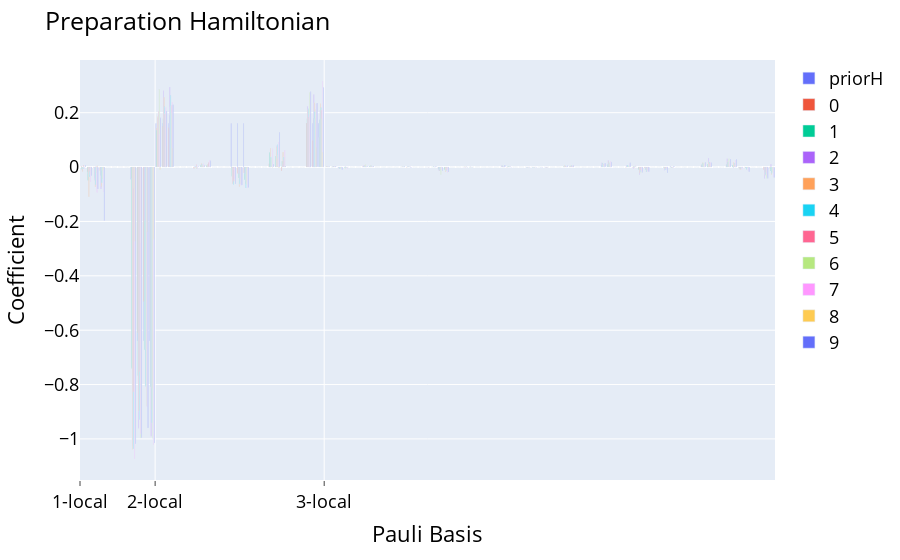

This figure's notebook cell:
### Code cell
timestep = -1
compare_preparations(gibbsresults,[f"{i}" for i in range(len(gibbsresults))],timestep).show()
print(f"VarQITE prepares a state with infidelity {1-gibbsresults[0].fidelity(timestep):.3e} with respect to the original state")

### Figure 1 — Plotly figure (JSON) as saved in the notebook; plotly's stock layout.template omitted (floating-point values rounded to 4 significant figures)
{"data": [{"alignmentgroup": "True", "hovertemplate": "<b>%{hovertext}</b><br><br>variable=priorH<br>Pauli Basis=%{x}<br>value=%{y}<extra></extra>", "hovertext": ["XIII", "IXII", "IIXI", "IIIX", "YIII", "IYII", "IIYI", "IIIY", "ZIII", "IZII", "IIZI", "IIIZ", "XXII", "IXXI", "IIXX", "XYII", "IXYI", "IIXY", "XZII", "IXZI", "IIXZ", "YXII", "IYXI", "IIYX", "YYII", "IYYI", "IIYY", "YZII", "IYZI", "IIYZ", "ZXII", "IZXI", "IIZX", "ZYII", "IZYI", "IIZY", "ZZII", "IZZI", "IIZZ", "XIXI", "IXIX", "XXXI", "IXXX", "XYXI", "IXYX", "XZXI", "IXZX", "XIYI", "IXIY", "XXYI", "IXXY", "XYYI", "IXYY", "XZYI", "IXZY", "XIZI", "IXIZ", "XXZI", "IXXZ", "XYZI", "IXYZ", "XZZI", "IXZZ", "YIXI", "IYIX", "YXXI", "IYXX", "YYXI", "IYYX", "YZXI", "IYZX", "YIYI", "IYIY", "YXYI", "IYXY", "YYYI", "IYYY", "YZYI", "IYZY", "YIZI", "IYIZ", "YXZI", "IYXZ", "YYZI", "IYYZ", "YZZI", "IYZZ", "ZIXI", "IZIX", "ZXXI", "IZXX", "ZYXI", "IZYX", "ZZXI", "IZZX", "ZIYI", "IZIY", "ZXYI", "IZXY", "ZYYI", "IZYY", "ZZYI", "IZZY", "ZIZI", "IZIZ", "ZXZI", "IZXZ", "ZYZI", "IZYZ", "ZZZI", "IZZZ"], "legendgroup": "priorH", "marker": {"color": "#636efa", "pattern": {"shape": ""}}, "name": "priorH", "offsetgroup": "priorH", "orientation": "v", "showlegend": true, "textposition": "auto", "type": "bar", "x": [0, 1, 2, 3, 4, 5, 6, 7, 8, 9, 10, 11, 12, 13, 14, 15, 16, 17, 18, 19, 20, 21, 22, 23, 24, 25, 26, 27, 28, 29, 30, 31, 32, 33, 34, 35, 36, 37, 38, 39, 40, 41, 42, 43, 44, 45, 46, 47, 48, 49, 50, 51, 52, 53, 54, 55, 56, 57, 58, 59, 60, 61, 62, 63, 64, 65, 66, 67, 68, 69, 70, 71, 72, 73, 74, 75, 76, 77, 78, 79, 80, 81, 82, 83, 84, 85, 86, 87, 88, 89, 90, 91, 92, 93, 94, 95, 96, 97, 98, 99, 100, 101, 102, 103, 104, 105, 106, 107, 108, 109, 110], "xaxis": "x", "y": [0, 0, 0, 0, 0, 0, 0, 0, -0.04456, -0.64, -0.64, -0.64, 0.16, 0.16, 0.16, 0, 0, 0, 0, 0, 0, 0, 0, 0, 0.16, 0.16, 0.16, 0, 0, 0, 0, 0, 0, 0, 0, 0, 0.16, 0.16, 0.16, 0, 0, 0, 0, 0, 0, 0, 0, 0, 0, 0, 0, 0, 0, 0, 0, 0, 0, 0, 0, 0, 0, 0, 0, 0, 0, 0, 0, 0, 0, 0, 0, 0, 0, 0, 0, 0, 0, 0, 0, 0, 0, 0, 0, 0, 0, 0, 0, 0, 0, 0, 0, 0, 0, 0, 0, 0, 0, 0, 0, 0, 0, 0, 0, 0, 0, 0, 0, 0, 0, 0, 0], "yaxis": "y"}, {"alignmentgroup": "True", "hovertemplate": "<b>%{hovertext}</b><br><br>variable=0<br>Pauli Basis=%{x}<br>value=%{y}<extra></extra>", "hovertext": ["XIII", "IXII", "IIXI", "IIIX", "YIII", "IYII", "IIYI", "IIIY", "ZIII", "IZII", "IIZI", "IIIZ", "XXII", "IXXI", "IIXX", "XYII", "IXYI", "IIXY", "XZII", "IXZI", "IIXZ", "YXII", "IYXI", "IIYX", "YYII", "IYYI", "IIYY", "YZII", "IYZI", "IIYZ", "ZXII", "IZXI", "IIZX", "ZYII", "IZYI", "IIZY", "ZZII", "IZZI", "IIZZ", "XIXI", "IXIX", "XXXI", "IXXX", "XYXI", "IXYX", "XZXI", "IXZX", "XIYI", "IXIY", "XXYI", "IXXY", "XYYI", "IXYY", "XZYI", "IXZY", "XIZI", "IXIZ", "XXZI", "IXXZ", "XYZI", "IXYZ", "XZZI", "IXZZ", "YIXI", "IYIX", "YXXI", "IYXX", "YYXI", "IYYX", "YZXI", "IYZX", "YIYI", "IYIY", "YXYI", "IYXY", "YYYI", "IYYY", "YZYI", "IYZY", "YIZI", "IYIZ", "YXZI", "IYXZ", "YYZI", "IYYZ", "YZZI", "IYZZ", "ZIXI", "IZIX", "ZXXI", "IZXX", "ZYXI", "IZYX", "ZZXI", "IZZX", "ZIYI", "IZIY", "ZXYI", "IZXY", "ZYYI", "IZYY", "ZZYI", "IZZY", "ZIZI", "IZIZ", "ZXZI", "IZXZ", "ZYZI", "IZYZ", "ZZZI", "IZZZ"], "legendgroup": "0", "marker": {"color": "#EF553B", "pattern": {"shape": ""}}, "name": "0", "offsetgroup": "0", "orientation": "v", "showlegend": true, "textposition": "auto", "type": "bar", "x": [0, 1, 2, 3, 4, 5, 6, 7, 8, 9, 10, 11, 12, 13, 14, 15, 16, 17, 18, 19, 20, 21, 22, 23, 24, 25, 26, 27, 28, 29, 30, 31, 32, 33, 34, 35, 36, 37, 38, 39, 40, 41, 42, 43, 44, 45, 46, 47, 48, 49, 50, 51, 52, 53, 54, 55, 56, 57, 58, 59, 60, 61, 62, 63, 64, 65, 66, 67, 68, 69, 70, 71, 72, 73, 74, 75, 76, 77, 78, 79, 80, 81, 82, 83, 84, 85, 86, 87, 88, 89, 90, 91, 92, 93, 94, 95, 96, 97, 98, 99, 100, 101, 102, 103, 104, 105, 106, 107, 108, 109, 110], "xaxis": "x", "y": [0.003039, -0.01755, -0.001734, -0.01278, 0, 0, 0, 0, -0.0398, -0.6094, -0.4933, -0.6001, 0.1432, 0.1489, 0.1446, 0, 0, 0, -0.004323, 0.003372, 0.002373, 0, 0, 0, -0.00185, -0.02278, -0.02221, 0, 0, 0, 0.01252, 0.004275, -0.01357, 0, 0, 0, 0.1608, 0.09803, 0.1101, 0.0002534, 0.0003556, -0.0001468, 0.0004468, 0, 0, 0.003162, 0.002002, 0, 0, 0, 0, -6.817e-05, -0.0001797, 0, 0, -0.0001084, 9.358e-05, -0.004829, -0.003853, 0, 0, 0.0003476, -8.263e-05, 0, 0, 0, 0, 7.76e-06, -0.000588, 0, 0, -0.0001639, -0.0001616, -8.66e-06, 3.789e-05, 0, 0, 0.000151, 0.001224, 0, 0, 0, 0, 0.0004972, 0.004883, 0, 0, -0.0002805, -0.0005164, -0.007248, -0.003382, 0, 0, -3.376e-05, 0.0006183, 0, 0, 0, 0, 0.00572, 0.004233, 0, 0, 0.004438, 0.001649, -0.0007306, -0.000219, 0, 0, -0.008455, -0.004022], "yaxis": "y"}, {"alignmentgroup": "True", "hovertemplate": "<b>%{hovertext}</b><br><br>variable=1<br>Pauli Basis=%{x}<br>value=%{y}<extra></extra>", "hovertext": ["XIII", "IXII", "IIXI", "IIIX", "YIII", "IYII", "IIYI", "IIIY", "ZIII", "IZII", "IIZI", "IIIZ", "XXII", "IXXI", "IIXX", "XYII", "IXYI", "IIXY", "XZII", "IXZI", "IIXZ", "YXII", "IYXI", "IIYX", "YYII", "IYYI", "IIYY", "YZII", "IYZI", "IIYZ", "ZXII", "IZXI", "IIZX", "ZYII", "IZYI", "IIZY", "ZZII", "IZZI", "IIZZ", "XIXI", "IXIX", "XXXI", "IXXX", "XYXI", "IXYX", "XZXI", "IXZX", "XIYI", "IXIY", "XXYI", "IXXY", "XYYI", "IXYY", "XZYI", "IXZY", "XIZI", "IXIZ", "XXZI", "IXXZ", "XYZI", "IXYZ", "XZZI", "IXZZ", "YIXI", "IYIX", "YXXI", "IYXX", "YYXI", "IYYX", "YZXI", "IYZX", "YIYI", "IYIY", "YXYI", "IYXY", "YYYI", "IYYY", "YZYI", "IYZY", "YIZI", "IYIZ", "YXZI", "IYXZ", "YYZI", "IYYZ", "YZZI", "IYZZ", "ZIXI", "IZIX", "ZXXI", "IZXX", "ZYXI", "IZYX", "ZZXI", "IZZX", "ZIYI", "IZIY", "ZXYI", "IZXY", "ZYYI", "IZYY", "ZZYI", "IZZY", "ZIZI", "IZIZ", "ZXZI", "IZXZ", "ZYZI", "IZYZ", "ZZZI", "IZZZ"], "legendgroup": "1", "marker": {"color": "#00cc96", "pattern": {"shape": ""}}, "name": "1", "offsetgroup": "1", "orientation": "v", "showlegend": true, "textposition": "auto", "type": "bar", "x": [0, 1, 2, 3, 4, 5, 6, 7, 8, 9, 10, 11, 12, 13, 14, 15, 16, 17, 18, 19, 20, 21, 22, 23, 24, 25, 26, 27, 28, 29, 30, 31, 32, 33, 34, 35, 36, 37, 38, 39, 40, 41, 42, 43, 44, 45, 46, 47, 48, 49, 50, 51, 52, 53, 54, 55, 56, 57, 58, 59, 60, 61, 62, 63, 64, 65, 66, 67, 68, 69, 70, 71, 72, 73, 74, 75, 76, 77, 78, 79, 80, 81, 82, 83, 84, 85, 86, 87, 88, 89, 90, 91, 92, 93, 94, 95, 96, 97, 98, 99, 100, 101, 102, 103, 104, 105, 106, 107, 108, 109, 110], "xaxis": "x", "y": [-0.007895, -0.04839, -0.04045, -0.02966, 0, 0, 0, 0, -0.7396, -0.7671, -0.6722, -0.8082, 0.1368, 0.1774, 0.191, 0, 0, 0, 0.0005321, 0.007591, 0.007111, 0, 0, 0, -0.0335, -0.04007, -0.04523, 0, 0, 0, 0.05383, 0.041, 0.02127, 0, 0, 0, 0.178, 0.1797, 0.1745, 0.0009855, 0.001242, -0.001925, -0.001638, 0, 0, 0.002808, 0.003043, 0, 0, 0, 0, 0.0005299, 0.0009032, 0, 0, 0.0001824, 0.0005352, -0.007694, -0.00851, 0, 0, 0.0002343, -0.0002892, 0, 0, 0, 0, 0.001608, 0.001064, 0, 0, -0.0003977, -0.0004884, -0.0001482, -7.175e-05, 0, 0, 0.002162, 0.00323, 0, 0, 0, 0, 0.007384, 0.009873, 0, 0, 0.002277, 0.0003892, -0.01108, -0.009554, 0, 0, -0.002327, -0.0003805, 0, 0, 0, 0, 0.008913, 0.01147, 0, 0, 0.01074, 0.007642, -0.004264, -0.00314, 0, 0, -0.01724, -0.01398], "yaxis": "y"}, {"alignmentgroup": "True", "hovertemplate": "<b>%{hovertext}</b><br><br>variable=2<br>Pauli Basis=%{x}<br>value=%{y}<extra></extra>", "hovertext": ["XIII", "IXII", "IIXI", "IIIX", "YIII", "IYII", "IIYI", "IIIY", "ZIII", "IZII", "IIZI", "IIIZ", "XXII", "IXXI", "IIXX", "XYII", "IXYI", "IIXY", "XZII", "IXZI", "IIXZ", "YXII", "IYXI", "IIYX", "YYII", "IYYI", "IIYY", "YZII", "IYZI", "IIYZ", "ZXII", "IZXI", "IIZX", "ZYII", "IZYI", "IIZY", "ZZII", "IZZI", "IIZZ", "XIXI", "IXIX", "XXXI", "IXXX", "XYXI", "IXYX", "XZXI", "IXZX", "XIYI", "IXIY", "XXYI", "IXXY", "XYYI", "IXYY", "XZYI", "IXZY", "XIZI", "IXIZ", "XXZI", "IXXZ", "XYZI", "IXYZ", "XZZI", "IXZZ", "YIXI", "IYIX", "YXXI", "IYXX", "YYXI", "IYYX", "YZXI", "IYZX", "YIYI", "IYIY", "YXYI", "IYXY", "YYYI", "IYYY", "YZYI", "IYZY", "YIZI", "IYIZ", "YXZI", "IYXZ", "YYZI", "IYYZ", "YZZI", "IYZZ", "ZIXI", "IZIX", "ZXXI", "IZXX", "ZYXI", "IZYX", "ZZXI", "IZZX", "ZIYI", "IZIY", "ZXYI", "IZXY", "ZYYI", "IZYY", "ZZYI", "IZZY", "ZIZI", "IZIZ", "ZXZI", "IZXZ", "ZYZI", "IZYZ", "ZZZI", "IZZZ"], "legendgroup": "2", "marker": {"color": "#ab63fa", "pattern": {"shape": ""}}, "name": "2", "offsetgroup": "2", "orientation": "v", "showlegend": true, "textposition": "auto", "type": "bar", "x": [0, 1, 2, 3, 4, 5, 6, 7, 8, 9, 10, 11, 12, 13, 14, 15, 16, 17, 18, 19, 20, 21, 22, 23, 24, 25, 26, 27, 28, 29, 30, 31, 32, 33, 34, 35, 36, 37, 38, 39, 40, 41, 42, 43, 44, 45, 46, 47, 48, 49, 50, 51, 52, 53, 54, 55, 56, 57, 58, 59, 60, 61, 62, 63, 64, 65, 66, 67, 68, 69, 70, 71, 72, 73, 74, 75, 76, 77, 78, 79, 80, 81, 82, 83, 84, 85, 86, 87, 88, 89, 90, 91, 92, 93, 94, 95, 96, 97, 98, 99, 100, 101, 102, 103, 104, 105, 106, 107, 108, 109, 110], "xaxis": "x", "y": [-0.01366, -0.02521, -0.04801, -0.08057, 0, 0, 0, 0, -1.025, -0.961, -0.1966, -0.9901, 0.1792, 0.281, 0.2947, 0, 0, 0, 0.002317, 0.01104, 0.004763, 0, 0, 0, -0.06069, -0.02321, -0.02423, 0, 0, 0, -0.0005655, 0.07876, 0.01097, 0, 0, 0, 0.223, 0.2674, 0.2088, 0.002478, 0.0008242, -0.004396, 0.002068, 0, 0, 0.006256, 0.001642, 0, 0, 0, 0, 0.0001761, 0.0009905, 0, 0, 0.0005401, -7.714e-05, -0.01455, -0.003584, 0, 0, -0.0002227, 0.001072, 0, 0, 0, 0, 0.004448, 0.001479, 0, 0, -0.0009575, -0.0004017, -6.466e-05, -0.000836, 0, 0, 0.002102, 0.003304, 0, 0, 0, 0, 0.01588, 0.02463, 0, 0, 0.007804, -0.004238, -0.02707, -0.004196, 0, 0, -0.01206, 0.003336, 0, 0, 0, 0, 0.007862, 0.03383, 0, 0, 0.03035, -0.002553, -0.00109, -0.000323, 0, 0, -0.04208, 0.01015], "yaxis": "y"}, {"alignmentgroup": "True", "hovertemplate": "<b>%{hovertext}</b><br><br>variable=3<br>Pauli Basis=%{x}<br>value=%{y}<extra></extra>", "hovertext": ["XIII", "IXII", "IIXI", "IIIX", "YIII", "IYII", "IIYI", "IIIY", "ZIII", "IZII", "IIZI", "IIIZ", "XXII", "IXXI", "IIXX", "XYII", "IXYI", "IIXY", "XZII", "IXZI", "IIXZ", "YXII", "IYXI", "IIYX", "YYII", "IYYI", "IIYY", "YZII", "IYZI", "IIYZ", "ZXII", "IZXI", "IIZX", "ZYII", "IZYI", "IIZY", "ZZII", "IZZI", "IIZZ", "XIXI", "IXIX", "XXXI", "IXXX", "XYXI", "IXYX", "XZXI", "IXZX", "XIYI", "IXIY", "XXYI", "IXXY", "XYYI", "IXYY", "XZYI", "IXZY", "XIZI", "IXIZ", "XXZI", "IXXZ", "XYZI", "IXYZ", "XZZI", "IXZZ", "YIXI", "IYIX", "YXXI", "IYXX", "YYXI", "IYYX", "YZXI", "IYZX", "YIYI", "IYIY", "YXYI", "IYXY", "YYYI", "IYYY", "YZYI", "IYZY", "YIZI", "IYIZ", "YXZI", "IYXZ", "YYZI", "IYYZ", "YZZI", "IYZZ", "ZIXI", "IZIX", "ZXXI", "IZXX", "ZYXI", "IZYX", "ZZXI", "IZZX", "ZIYI", "IZIY", "ZXYI", "IZXY", "ZYYI", "IZYY", "ZZYI", "IZZY", "ZIZI", "IZIZ", "ZXZI", "IZXZ", "ZYZI", "IZYZ", "ZZZI", "IZZZ"], "legendgroup": "3", "marker": {"color": "#FFA15A", "pattern": {"shape": ""}}, "name": "3", "offsetgroup": "3", "orientation": "v", "showlegend": true, "textposition": "auto", "type": "bar", "x": [0, 1, 2, 3, 4, 5, 6, 7, 8, 9, 10, 11, 12, 13, 14, 15, 16, 17, 18, 19, 20, 21, 22, 23, 24, 25, 26, 27, 28, 29, 30, 31, 32, 33, 34, 35, 36, 37, 38, 39, 40, 41, 42, 43, 44, 45, 46, 47, 48, 49, 50, 51, 52, 53, 54, 55, 56, 57, 58, 59, 60, 61, 62, 63, 64, 65, 66, 67, 68, 69, 70, 71, 72, 73, 74, 75, 76, 77, 78, 79, 80, 81, 82, 83, 84, 85, 86, 87, 88, 89, 90, 91, 92, 93, 94, 95, 96, 97, 98, 99, 100, 101, 102, 103, 104, 105, 106, 107, 108, 109, 110], "xaxis": "x", "y": [-0.01584, -0.1091, -0.07219, -0.07024, 0, 0, 0, 0, -1.038, -0.8977, -0.8042, -0.8936, 0.1862, 0.2558, 0.2226, 0, 0, 0, -0.002828, 0.01307, 0.0111, 0, 0, 0, -0.06108, -0.07108, -0.0623, 0, 0, 0, 0.06801, 0.07349, 0.05533, 0, 0, 0, 0.2116, 0.2371, 0.2328, 0.002674, 0.003228, -0.006711, -0.00475, 0, 0, 0.004596, 0.00474, 0, 0, 0, 0, 0.001375, 0.002151, 0, 0, 0.0002587, 0.00186, -0.01256, -0.01721, 0, 0, 0.0009657, -0.0008859, 0, 0, 0, 0, 0.004983, 0.003911, 0, 0, -0.00095, -0.001074, 0.0001634, -0.0004425, 0, 0, 0.005818, 0.006644, 0, 0, 0, 0, 0.01504, 0.01952, 0, 0, 0.007549, 0.004125, -0.0213, -0.01688, 0, 0, -0.006668, -0.003642, 0, 0, 0, 0, 0.01628, 0.01757, 0, 0, 0.02073, 0.01673, -0.008691, -0.008224, 0, 0, -0.0303, -0.02694], "yaxis": "y"}, {"alignmentgroup": "True", "hovertemplate": "<b>%{hovertext}</b><br><br>variable=4<br>Pauli Basis=%{x}<br>value=%{y}<extra></extra>", "hovertext": ["XIII", "IXII", "IIXI", "IIIX", "YIII", "IYII", "IIYI", "IIIY", "ZIII", "IZII", "IIZI", "IIIZ", "XXII", "IXXI", "IIXX", "XYII", "IXYI", "IIXY", "XZII", "IXZI", "IIXZ", "YXII", "IYXI", "IIYX", "YYII", "IYYI", "IIYY", "YZII", "IYZI", "IIYZ", "ZXII", "IZXI", "IIZX", "ZYII", "IZYI", "IIZY", "ZZII", "IZZI", "IIZZ", "XIXI", "IXIX", "XXXI", "IXXX", "XYXI", "IXYX", "XZXI", "IXZX", "XIYI", "IXIY", "XXYI", "IXXY", "XYYI", "IXYY", "XZYI", "IXZY", "XIZI", "IXIZ", "XXZI", "IXXZ", "XYZI", "IXYZ", "XZZI", "IXZZ", "YIXI", "IYIX", "YXXI", "IYXX", "YYXI", "IYYX", "YZXI", "IYZX", "YIYI", "IYIY", "YXYI", "IYXY", "YYYI", "IYYY", "YZYI", "IYZY", "YIZI", "IYIZ", "YXZI", "IYXZ", "YYZI", "IYYZ", "YZZI", "IYZZ", "ZIXI", "IZIX", "ZXXI", "IZXX", "ZYXI", "IZYX", "ZZXI", "IZZX", "ZIYI", "IZIY", "ZXYI", "IZXY", "ZYYI", "IZYY", "ZZYI", "IZZY", "ZIZI", "IZIZ", "ZXZI", "IZXZ", "ZYZI", "IZYZ", "ZZZI", "IZZZ"], "legendgroup": "4", "marker": {"color": "#19d3f3", "pattern": {"shape": ""}}, "name": "4", "offsetgroup": "4", "orientation": "v", "showlegend": true, "textposition": "auto", "type": "bar", "x": [0, 1, 2, 3, 4, 5, 6, 7, 8, 9, 10, 11, 12, 13, 14, 15, 16, 17, 18, 19, 20, 21, 22, 23, 24, 25, 26, 27, 28, 29, 30, 31, 32, 33, 34, 35, 36, 37, 38, 39, 40, 41, 42, 43, 44, 45, 46, 47, 48, 49, 50, 51, 52, 53, 54, 55, 56, 57, 58, 59, 60, 61, 62, 63, 64, 65, 66, 67, 68, 69, 70, 71, 72, 73, 74, 75, 76, 77, 78, 79, 80, 81, 82, 83, 84, 85, 86, 87, 88, 89, 90, 91, 92, 93, 94, 95, 96, 97, 98, 99, 100, 101, 102, 103, 104, 105, 106, 107, 108, 109, 110], "xaxis": "x", "y": [-0.007172, -0.03649, -0.06385, -0.05767, 0, 0, 0, 0, -1.036, -0.9286, -0.8063, -0.9405, 0.1914, 0.2215, 0.2629, 0, 0, 0, 0.003555, 0.009259, 0.01198, 0, 0, 0, -0.06398, -0.06255, -0.07658, 0, 0, 0, 0.03736, 0.08345, 0.03715, 0, 0, 0, 0.2145, 0.2039, 0.2181, 0.002183, 0.002681, -0.005378, -0.002659, 0, 0, 0.003896, 0.004723, 0, 0, 0, 0, 0.001668, 0.001431, 0, 0, 0.000413, 0.00122, -0.01146, -0.01351, 0, 0, -0.0001118, -0.0004121, 0, 0, 0, 0, 0.005297, 0.00249, 0, 0, -0.0007624, -0.000972, -0.0006216, -0.0004955, 0, 0, 0.005171, 0.007056, 0, 0, 0, 0, 0.01301, 0.0159, 0, 0, 0.007452, 0.001945, -0.01727, -0.01606, 0, 0, -0.0099, -0.0004987, 0, 0, 0, 0, 0.01359, 0.01828, 0, 0, 0.01903, 0.01396, -0.003933, -0.00785, 0, 0, -0.02743, -0.02245], "yaxis": "y"}, {"alignmentgroup": "True", "hovertemplate": "<b>%{hovertext}</b><br><br>variable=5<br>Pauli Basis=%{x}<br>value=%{y}<extra></extra>", "hovertext": ["XIII", "IXII", "IIXI", "IIIX", "YIII", "IYII", "IIYI", "IIIY", "ZIII", "IZII", "IIZI", "IIIZ", "XXII", "IXXI", "IIXX", "XYII", "IXYI", "IIXY", "XZII", "IXZI", "IIXZ", "YXII", "IYXI", "IIYX", "YYII", "IYYI", "IIYY", "YZII", "IYZI", "IIYZ", "ZXII", "IZXI", "IIZX", "ZYII", "IZYI", "IIZY", "ZZII", "IZZI", "IIZZ", "XIXI", "IXIX", "XXXI", "IXXX", "XYXI", "IXYX", "XZXI", "IXZX", "XIYI", "IXIY", "XXYI", "IXXY", "XYYI", "IXYY", "XZYI", "IXZY", "XIZI", "IXIZ", "XXZI", "IXXZ", "XYZI", "IXYZ", "XZZI", "IXZZ", "YIXI", "IYIX", "YXXI", "IYXX", "YYXI", "IYYX", "YZXI", "IYZX", "YIYI", "IYIY", "YXYI", "IYXY", "YYYI", "IYYY", "YZYI", "IYZY", "YIZI", "IYIZ", "YXZI", "IYXZ", "YYZI", "IYYZ", "YZZI", "IYZZ", "ZIXI", "IZIX", "ZXXI", "IZXX", "ZYXI", "IZYX", "ZZXI", "IZZX", "ZIYI", "IZIY", "ZXYI", "IZXY", "ZYYI", "IZYY", "ZZYI", "IZZY", "ZIZI", "IZIZ", "ZXZI", "IZXZ", "ZYZI", "IZYZ", "ZZZI", "IZZZ"], "legendgroup": "5", "marker": {"color": "#FF6692", "pattern": {"shape": ""}}, "name": "5", "offsetgroup": "5", "orientation": "v", "showlegend": true, "textposition": "auto", "type": "bar", "x": [0, 1, 2, 3, 4, 5, 6, 7, 8, 9, 10, 11, 12, 13, 14, 15, 16, 17, 18, 19, 20, 21, 22, 23, 24, 25, 26, 27, 28, 29, 30, 31, 32, 33, 34, 35, 36, 37, 38, 39, 40, 41, 42, 43, 44, 45, 46, 47, 48, 49, 50, 51, 52, 53, 54, 55, 56, 57, 58, 59, 60, 61, 62, 63, 64, 65, 66, 67, 68, 69, 70, 71, 72, 73, 74, 75, 76, 77, 78, 79, 80, 81, 82, 83, 84, 85, 86, 87, 88, 89, 90, 91, 92, 93, 94, 95, 96, 97, 98, 99, 100, 101, 102, 103, 104, 105, 106, 107, 108, 109, 110], "xaxis": "x", "y": [0.006285, -0.01496, 0.002917, -0.01319, 0, 0, 0, 0, -0.8262, -0.752, -0.6695, -0.8139, 0.2044, 0.1957, 0.2264, 0, 0, 0, 0.008172, 0.005228, 0.01701, 0, 0, 0, -0.05226, -0.043, -0.05304, 0, 0, 0, 0.005385, 0.03093, 0.02418, 0, 0, 0, 0.183, 0.1792, 0.2101, 0.001604, 0.001734, -0.003574, 2.296e-05, 0, 0, 0.004123, 0.00386, 0, 0, 0, 0, 0.001359, 0.0007464, 0, 0, 0.0004133, 0.0003743, -0.01085, -0.01113, 0, 0, -0.0006498, -7.143e-05, 0, 0, 0, 0, 0.002467, 0.001095, 0, 0, -0.0006163, -0.0006943, -0.0001166, -0.0005781, 0, 0, 0.00361, 0.004152, 0, 0, 0, 0, 0.01177, 0.01291, 0, 0, 0.001458, -0.001669, -0.01156, -0.01069, 0, 0, -0.00326, -0.0004482, 0, 0, 0, 0, 0.009967, 0.01347, 0, 0, 0.01199, 0.008441, -0.000755, -0.002264, 0, 0, -0.02004, -0.01586], "yaxis": "y"}, {"alignmentgroup": "True", "hovertemplate": "<b>%{hovertext}</b><br><br>variable=6<br>Pauli Basis=%{x}<br>value=%{y}<extra></extra>", "hovertext": ["XIII", "IXII", "IIXI", "IIIX", "YIII", "IYII", "IIYI", "IIIY", "ZIII", "IZII", "IIZI", "IIIZ", "XXII", "IXXI", "IIXX", "XYII", "IXYI", "IIXY", "XZII", "IXZI", "IIXZ", "YXII", "IYXI", "IIYX", "YYII", "IYYI", "IIYY", "YZII", "IYZI", "IIYZ", "ZXII", "IZXI", "IIZX", "ZYII", "IZYI", "IIZY", "ZZII", "IZZI", "IIZZ", "XIXI", "IXIX", "XXXI", "IXXX", "XYXI", "IXYX", "XZXI", "IXZX", "XIYI", "IXIY", "XXYI", "IXXY", "XYYI", "IXYY", "XZYI", "IXZY", "XIZI", "IXIZ", "XXZI", "IXXZ", "XYZI", "IXYZ", "XZZI", "IXZZ", "YIXI", "IYIX", "YXXI", "IYXX", "YYXI", "IYYX", "YZXI", "IYZX", "YIYI", "IYIY", "YXYI", "IYXY", "YYYI", "IYYY", "YZYI", "IYZY", "YIZI", "IYIZ", "YXZI", "IYXZ", "YYZI", "IYYZ", "YZZI", "IYZZ", "ZIXI", "IZIX", "ZXXI", "IZXX", "ZYXI", "IZYX", "ZZXI", "IZZX", "ZIYI", "IZIY", "ZXYI", "IZXY", "ZYYI", "IZYY", "ZZYI", "IZZY", "ZIZI", "IZIZ", "ZXZI", "IZXZ", "ZYZI", "IZYZ", "ZZZI", "IZZZ"], "legendgroup": "6", "marker": {"color": "#B6E880", "pattern": {"shape": ""}}, "name": "6", "offsetgroup": "6", "orientation": "v", "showlegend": true, "textposition": "auto", "type": "bar", "x": [0, 1, 2, 3, 4, 5, 6, 7, 8, 9, 10, 11, 12, 13, 14, 15, 16, 17, 18, 19, 20, 21, 22, 23, 24, 25, 26, 27, 28, 29, 30, 31, 32, 33, 34, 35, 36, 37, 38, 39, 40, 41, 42, 43, 44, 45, 46, 47, 48, 49, 50, 51, 52, 53, 54, 55, 56, 57, 58, 59, 60, 61, 62, 63, 64, 65, 66, 67, 68, 69, 70, 71, 72, 73, 74, 75, 76, 77, 78, 79, 80, 81, 82, 83, 84, 85, 86, 87, 88, 89, 90, 91, 92, 93, 94, 95, 96, 97, 98, 99, 100, 101, 102, 103, 104, 105, 106, 107, 108, 109, 110], "xaxis": "x", "y": [-0.000906, -0.02871, -0.02107, -0.04164, 0, 0, 0, 0, -0.07872, -0.9969, -0.8792, -0.9974, 0.2866, 0.1993, 0.1987, 0, 0, 0, -0.005992, 0.007648, 0.004389, 0, 0, 0, -0.01096, -0.06199, -0.06295, 0, 0, 0, 0.03296, 0.04497, 0.03527, 0, 0, 0, 0.2746, 0.2131, 0.1786, 0.002221, 0.001755, -0.007031, -0.001693, 0, 0, 0.008915, 0.003053, 0, 0, 0, 0, 0.001914, 0.001062, 0, 0, -0.0006782, 0.0007326, -0.02735, -0.01011, 0, 0, 0.001454, -0.0005995, 0, 0, 0, 0, 0.001095, 0.002081, 0, 0, -0.001058, -0.0006172, 0.0001952, -0.0005395, 0, 0, 0.001319, 0.005195, 0, 0, 0, 0, 0.005744, 0.01174, 0, 0, 0.006209, 0.002612, -0.01935, -0.01241, 0, 0, -0.007687, -0.002867, 0, 0, 0, 0, 0.01614, 0.01409, 0, 0, 0.03023, 0.01426, -0.004027, -0.003446, 0, 0, -0.04102, -0.02129], "yaxis": "y"}, {"alignmentgroup": "True", "hovertemplate": "<b>%{hovertext}</b><br><br>variable=7<br>Pauli Basis=%{x}<br>value=%{y}<extra></extra>", "hovertext": ["XIII", "IXII", "IIXI", "IIIX", "YIII", "IYII", "IIYI", "IIIY", "ZIII", "IZII", "IIZI", "IIIZ", "XXII", "IXXI", "IIXX", "XYII", "IXYI", "IIXY", "XZII", "IXZI", "IIXZ", "YXII", "IYXI", "IIYX", "YYII", "IYYI", "IIYY", "YZII", "IYZI", "IIYZ", "ZXII", "IZXI", "IIZX", "ZYII", "IZYI", "IIZY", "ZZII", "IZZI", "IIZZ", "XIXI", "IXIX", "XXXI", "IXXX", "XYXI", "IXYX", "XZXI", "IXZX", "XIYI", "IXIY", "XXYI", "IXXY", "XYYI", "IXYY", "XZYI", "IXZY", "XIZI", "IXIZ", "XXZI", "IXXZ", "XYZI", "IXYZ", "XZZI", "IXZZ", "YIXI", "IYIX", "YXXI", "IYXX", "YYXI", "IYYX", "YZXI", "IYZX", "YIYI", "IYIY", "YXYI", "IYXY", "YYYI", "IYYY", "YZYI", "IYZY", "YIZI", "IYIZ", "YXZI", "IYXZ", "YYZI", "IYYZ", "YZZI", "IYZZ", "ZIXI", "IZIX", "ZXXI", "IZXX", "ZYXI", "IZYX", "ZZXI", "IZZX", "ZIYI", "IZIY", "ZXYI", "IZXY", "ZYYI", "IZYY", "ZZYI", "IZZY", "ZIZI", "IZIZ", "ZXZI", "IZXZ", "ZYZI", "IZYZ", "ZZZI", "IZZZ"], "legendgroup": "7", "marker": {"color": "#FF97FF", "pattern": {"shape": ""}}, "name": "7", "offsetgroup": "7", "orientation": "v", "showlegend": true, "textposition": "auto", "type": "bar", "x": [0, 1, 2, 3, 4, 5, 6, 7, 8, 9, 10, 11, 12, 13, 14, 15, 16, 17, 18, 19, 20, 21, 22, 23, 24, 25, 26, 27, 28, 29, 30, 31, 32, 33, 34, 35, 36, 37, 38, 39, 40, 41, 42, 43, 44, 45, 46, 47, 48, 49, 50, 51, 52, 53, 54, 55, 56, 57, 58, 59, 60, 61, 62, 63, 64, 65, 66, 67, 68, 69, 70, 71, 72, 73, 74, 75, 76, 77, 78, 79, 80, 81, 82, 83, 84, 85, 86, 87, 88, 89, 90, 91, 92, 93, 94, 95, 96, 97, 98, 99, 100, 101, 102, 103, 104, 105, 106, 107, 108, 109, 110], "xaxis": "x", "y": [-0.00709, -0.05474, -0.09315, -0.09141, 0, 0, 0, 0, -1.074, -0.9812, -0.882, -1.02, 0.1204, 0.2196, 0.2391, 0, 0, 0, -0.005706, 0.01203, 0.02627, 0, 0, 0, -0.0434, -0.06677, -0.07586, 0, 0, 0, 0.06735, 0.09184, 0.0621, 0, 0, 0, 0.1941, 0.2315, 0.3166, 0.001134, 0.003349, -0.003351, -0.004835, 0, 0, 0.0027, 0.003994, 0, 0, 0, 0, 0.0006644, 0.001956, 0, 0, -0.000397, 0.002491, -0.008065, -0.02005, 0, 0, 0.001132, -0.0008084, 0, 0, 0, 0, 0.003525, 0.004112, 0, 0, -0.0004516, -0.001079, -0.0002815, -0.0005383, 0, 0, 0.003448, 0.00689, 0, 0, 0, 0, 0.009401, 0.02242, 0, 0, 0.008618, 0.004599, -0.01684, -0.01816, 0, 0, -0.009293, -0.003782, 0, 0, 0, 0, 0.01277, 0.019, 0, 0, 0.02122, 0.02492, -0.007546, -0.01351, 0, 0, -0.02883, -0.03635], "yaxis": "y"}, {"alignmentgroup": "True", "hovertemplate": "<b>%{hovertext}</b><br><br>variable=8<br>Pauli Basis=%{x}<br>value=%{y}<extra></extra>", "hovertext": ["XIII", "IXII", "IIXI", "IIIX", "YIII", "IYII", "IIYI", "IIIY", "ZIII", "IZII", "IIZI", "IIIZ", "XXII", "IXXI", "IIXX", "XYII", "IXYI", "IIXY", "XZII", "IXZI", "IIXZ", "YXII", "IYXI", "IIYX", "YYII", "IYYI", "IIYY", "YZII", "IYZI", "IIYZ", "ZXII", "IZXI", "IIZX", "ZYII", "IZYI", "IIZY", "ZZII", "IZZI", "IIZZ", "XIXI", "IXIX", "XXXI", "IXXX", "XYXI", "IXYX", "XZXI", "IXZX", "XIYI", "IXIY", "XXYI", "IXXY", "XYYI", "IXYY", "XZYI", "IXZY", "XIZI", "IXIZ", "XXZI", "IXXZ", "XYZI", "IXYZ", "XZZI", "IXZZ", "YIXI", "IYIX", "YXXI", "IYXX", "YYXI", "IYYX", "YZXI", "IYZX", "YIYI", "IYIY", "YXYI", "IYXY", "YYYI", "IYYY", "YZYI", "IYZY", "YIZI", "IYIZ", "YXZI", "IYXZ", "YYZI", "IYYZ", "YZZI", "IYZZ", "ZIXI", "IZIX", "ZXXI", "IZXX", "ZYXI", "IZYX", "ZZXI", "IZZX", "ZIYI", "IZIY", "ZXYI", "IZXY", "ZYYI", "IZYY", "ZZYI", "IZZY", "ZIZI", "IZIZ", "ZXZI", "IZXZ", "ZYZI", "IZYZ", "ZZZI", "IZZZ"], "legendgroup": "8", "marker": {"color": "#FECB52", "pattern": {"shape": ""}}, "name": "8", "offsetgroup": "8", "orientation": "v", "showlegend": true, "textposition": "auto", "type": "bar", "x": [0, 1, 2, 3, 4, 5, 6, 7, 8, 9, 10, 11, 12, 13, 14, 15, 16, 17, 18, 19, 20, 21, 22, 23, 24, 25, 26, 27, 28, 29, 30, 31, 32, 33, 34, 35, 36, 37, 38, 39, 40, 41, 42, 43, 44, 45, 46, 47, 48, 49, 50, 51, 52, 53, 54, 55, 56, 57, 58, 59, 60, 61, 62, 63, 64, 65, 66, 67, 68, 69, 70, 71, 72, 73, 74, 75, 76, 77, 78, 79, 80, 81, 82, 83, 84, 85, 86, 87, 88, 89, 90, 91, 92, 93, 94, 95, 96, 97, 98, 99, 100, 101, 102, 103, 104, 105, 106, 107, 108, 109, 110], "xaxis": "x", "y": [-0.0001535, -0.01118, 0.005176, -0.009024, 0, 0, 0, 0, -0.2731, -0.2788, -0.2378, -0.2658, -0.009271, 0.07641, 0.07056, 0, 0, 0, 0.0002931, 0.001565, 0.0002805, 0, 0, 0, 0.0004374, -0.00317, -0.002797, 0, 0, 0, -0.0009023, -0.003819, 0.001564, 0, 0, 0, 0.0513, 0.07147, 0.05319, -3.304e-06, 1.959e-05, -2.363e-06, -3.636e-06, 0, 0, -5.75e-05, 0.0003725, 0, 0, 0, 0, 4.491e-06, 1.589e-05, 0, 0, 1.273e-06, 3.825e-06, 0.0001127, -0.0005948, 0, 0, -8.669e-06, -2.094e-05, 0, 0, 0, 0, 7.342e-06, 1.146e-05, 0, 0, 1.359e-06, -9.501e-06, -4.004e-07, -1.072e-06, 0, 0, -6.259e-06, 4.673e-05, 0, 0, 0, 0, -0.0001104, 0.0007012, 0, 0, -8.692e-05, -2.929e-05, -0.0006757, -0.0007419, 0, 0, 5.802e-05, -4.838e-05, 0, 0, 0, 0, 0.0005756, 0.0008319, 0, 0, 0.0002525, 0.0001708, -2.607e-05, 3.551e-05, 0, 0, -0.0009465, -0.0007738], "yaxis": "y"}, {"alignmentgroup": "True", "hovertemplate": "<b>%{hovertext}</b><br><br>variable=9<br>Pauli Basis=%{x}<br>value=%{y}<extra></extra>", "hovertext": ["XIII", "IXII", "IIXI", "IIIX", "YIII", "IYII", "IIYI", "IIIY", "ZIII", "IZII", "IIZI", "IIIZ", "XXII", "IXXI", "IIXX", "XYII", "IXYI", "IIXY", "XZII", "IXZI", "IIXZ", "YXII", "IYXI", "IIYX", "YYII", "IYYI", "IIYY", "YZII", "IYZI", "IIYZ", "ZXII", "IZXI", "IIZX", "ZYII", "IZYI", "IIZY", "ZZII", "IZZI", "IIZZ", "XIXI", "IXIX", "XXXI", "IXXX", "XYXI", "IXYX", "XZXI", "IXZX", "XIYI", "IXIY", "XXYI", "IXXY", "XYYI", "IXYY", "XZYI", "IXZY", "XIZI", "IXIZ", "XXZI", "IXXZ", "XYZI", "IXYZ", "XZZI", "IXZZ", "YIXI", "IYIX", "YXXI", "IYXX", "YYXI", "IYYX", "YZXI", "IYZX", "YIYI", "IYIY", "YXYI", "IYXY", "YYYI", "IYYY", "YZYI", "IYZY", "YIZI", "IYIZ", "YXZI", "IYXZ", "YYZI", "IYYZ", "YZZI", "IYZZ", "ZIXI", "IZIX", "ZXXI", "IZXX", "ZYXI", "IZYX", "ZZXI", "IZZX", "ZIYI", "IZIY", "ZXYI", "IZXY", "ZYYI", "IZYY", "ZZYI", "IZZY", "ZIZI", "IZIZ", "ZXZI", "IZXZ", "ZYZI", "IZYZ", "ZZZI", "IZZZ"], "legendgroup": "9", "marker": {"color": "#636efa", "pattern": {"shape": ""}}, "name": "9", "offsetgroup": "9", "orientation": "v", "showlegend": true, "textposition": "auto", "type": "bar", "x": [0, 1, 2, 3, 4, 5, 6, 7, 8, 9, 10, 11, 12, 13, 14, 15, 16, 17, 18, 19, 20, 21, 22, 23, 24, 25, 26, 27, 28, 29, 30, 31, 32, 33, 34, 35, 36, 37, 38, 39, 40, 41, 42, 43, 44, 45, 46, 47, 48, 49, 50, 51, 52, 53, 54, 55, 56, 57, 58, 59, 60, 61, 62, 63, 64, 65, 66, 67, 68, 69, 70, 71, 72, 73, 74, 75, 76, 77, 78, 79, 80, 81, 82, 83, 84, 85, 86, 87, 88, 89, 90, 91, 92, 93, 94, 95, 96, 97, 98, 99, 100, 101, 102, 103, 104, 105, 106, 107, 108, 109, 110], "xaxis": "x", "y": [0.00658, -0.03118, -0.08078, -0.1967, 0, 0, 0, 0, -1.018, -0.9944, -0.9598, -1.015, 0.1819, 0.2065, 0.2296, 0, 0, 0, 0.003028, 0.006129, 0.02314, 0, 0, 0, -0.06234, -0.06631, -0.07549, 0, 0, 0, 0.01072, 0.1285, 0.002765, 0, 0, 0, 0.2766, 0.2357, 0.2931, 0.002367, 0.002617, -0.008568, 0.00068, 0, 0, 0.003202, 0.004001, 0, 0, 0, 0, 0.002829, -0.001333, 0, 0, 0.0001488, 0.002189, -0.01366, -0.01822, 0, 0, -0.0001824, 0.0001092, 0, 0, 0, 0, 0.007627, -0.0002036, 0, 0, -0.000773, -0.0009291, -0.0008938, 7.96e-05, 0, 0, 0.00498, 0.006187, 0, 0, 0, 0, 0.01385, 0.01887, 0, 0, 0.01638, 0.0001936, -0.01872, -0.01627, 0, 0, -0.02203, 0.003898, 0, 0, 0, 0, 0.0169, 0.01608, 0, 0, 0.02981, 0.02897, -0.001659, -0.01745, 0, 0, -0.04083, -0.03875], "yaxis": "y"}], "layout": {"barmode": "group", "font": {"color": "black", "size": 18}, "legend": {"title": {"text": ""}, "tracegroupgap": 0}, "margin": {"t": 60}, "title": {"text": "Preparation Hamiltonian"}, "xaxis": {"anchor": "y", "domain": [0, 1], "showgrid": true, "ticklen": 5, "ticks": "outside", "ticktext": ["1-local", "2-local", "3-local"], "tickvals": [-0.5, 11.5, 38.5], "title": {"text": "Pauli Basis"}}, "yaxis": {"anchor": "x", "domain": [0, 1], "title": {"text": "Coefficient"}}}}
